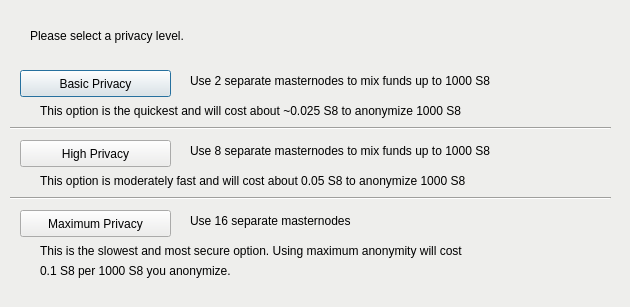
<?xml version="1.0" encoding="UTF-8"?>
<ui version="4.0">
 <class>DarksendConfig</class>
 <widget class="QDialog" name="DarksendConfig">
  <property name="geometry">
   <rect>
    <x>0</x>
    <y>0</y>
    <width>630</width>
    <height>307</height>
   </rect>
  </property>
  <property name="windowTitle">
   <string>Configure PrivateSend</string>
  </property>
  <property name="styleSheet">
   <string notr="true">background-color: rgb(238, 238, 236);</string>
  </property>
  <widget class="QPushButton" name="buttonBasic">
   <property name="geometry">
    <rect>
     <x>20</x>
     <y>70</y>
     <width>151</width>
     <height>27</height>
    </rect>
   </property>
   <property name="text">
    <string>Basic Privacy</string>
   </property>
  </widget>
  <widget class="QPushButton" name="buttonHigh">
   <property name="geometry">
    <rect>
     <x>20</x>
     <y>140</y>
     <width>151</width>
     <height>27</height>
    </rect>
   </property>
   <property name="text">
    <string>High Privacy</string>
   </property>
  </widget>
  <widget class="QPushButton" name="buttonMax">
   <property name="geometry">
    <rect>
     <x>20</x>
     <y>210</y>
     <width>151</width>
     <height>27</height>
    </rect>
   </property>
   <property name="text">
    <string>Maximum Privacy</string>
   </property>
  </widget>
  <widget class="QLabel" name="label">
   <property name="geometry">
    <rect>
     <x>30</x>
     <y>20</y>
     <width>571</width>
     <height>31</height>
    </rect>
   </property>
   <property name="text">
    <string>Please select a privacy level.</string>
   </property>
  </widget>
  <widget class="QLabel" name="label_2">
   <property name="geometry">
    <rect>
     <x>190</x>
     <y>70</y>
     <width>421</width>
     <height>21</height>
    </rect>
   </property>
   <property name="text">
    <string>Use 2 separate masternodes to mix funds up to 1000 S8</string>
   </property>
  </widget>
  <widget class="QLabel" name="label_3">
   <property name="geometry">
    <rect>
     <x>190</x>
     <y>140</y>
     <width>411</width>
     <height>21</height>
    </rect>
   </property>
   <property name="text">
    <string>Use 8 separate masternodes to mix funds up to 1000 S8</string>
   </property>
  </widget>
  <widget class="QLabel" name="label_4">
   <property name="geometry">
    <rect>
     <x>190</x>
     <y>210</y>
     <width>421</width>
     <height>21</height>
    </rect>
   </property>
   <property name="text">
    <string>Use 16 separate masternodes</string>
   </property>
  </widget>
  <widget class="QLabel" name="label_6">
   <property name="geometry">
    <rect>
     <x>40</x>
     <y>100</y>
     <width>561</width>
     <height>21</height>
    </rect>
   </property>
   <property name="text">
    <string>This option is the quickest and will cost about ~0.025 S8 to anonymize 1000 S8</string>
   </property>
  </widget>
  <widget class="QLabel" name="label_7">
   <property name="geometry">
    <rect>
     <x>40</x>
     <y>170</y>
     <width>561</width>
     <height>21</height>
    </rect>
   </property>
   <property name="text">
    <string>This option is moderately fast and will cost about 0.05 S8 to anonymize 1000 S8</string>
   </property>
  </widget>
  <widget class="QLabel" name="label_8">
   <property name="geometry">
    <rect>
     <x>40</x>
     <y>240</y>
     <width>561</width>
     <height>21</height>
    </rect>
   </property>
   <property name="text">
    <string>This is the slowest and most secure option. Using maximum anonymity will cost</string>
   </property>
  </widget>
  <widget class="QLabel" name="label_9">
   <property name="geometry">
    <rect>
     <x>40</x>
     <y>260</y>
     <width>561</width>
     <height>21</height>
    </rect>
   </property>
   <property name="text">
    <string>0.1 S8 per 1000 S8 you anonymize.</string>
   </property>
  </widget>
  <widget class="Line" name="line">
   <property name="geometry">
    <rect>
     <x>10</x>
     <y>120</y>
     <width>601</width>
     <height>16</height>
    </rect>
   </property>
   <property name="orientation">
    <enum>Qt::Horizontal</enum>
   </property>
  </widget>
  <widget class="Line" name="line_2">
   <property name="geometry">
    <rect>
     <x>10</x>
     <y>190</y>
     <width>601</width>
     <height>16</height>
    </rect>
   </property>
   <property name="orientation">
    <enum>Qt::Horizontal</enum>
   </property>
  </widget>
 </widget>
 <resources/>
 <connections/>
</ui>
